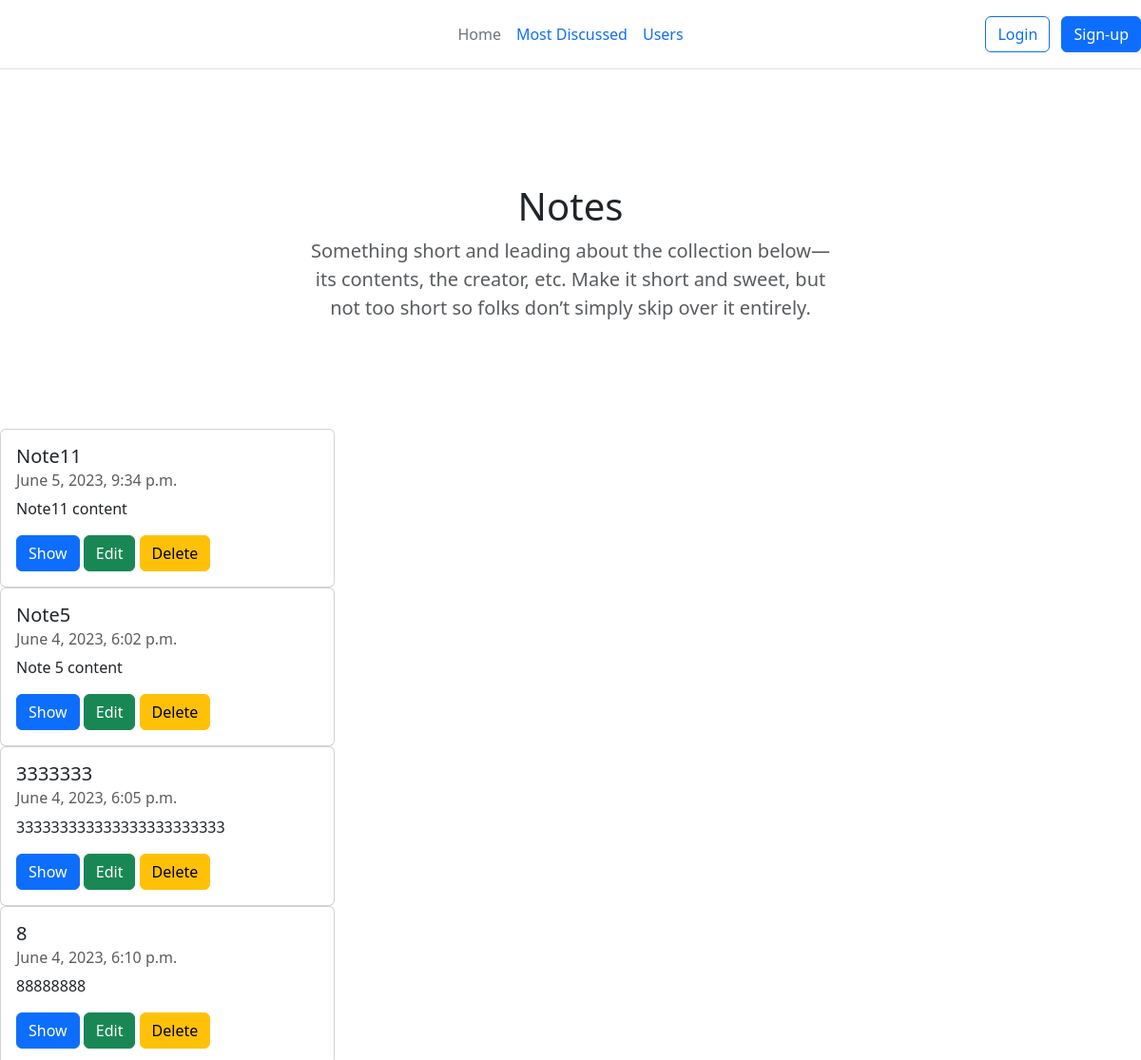
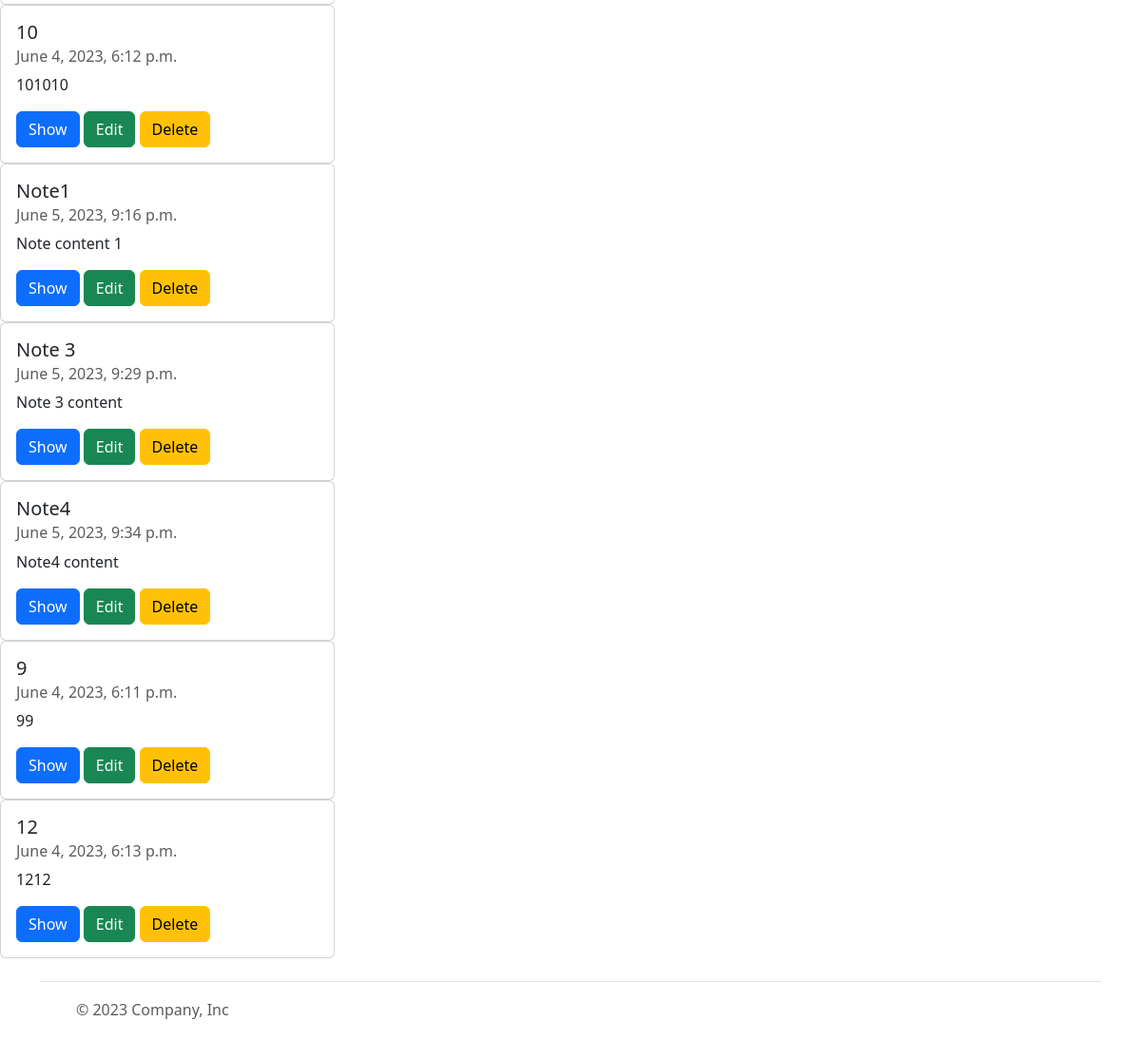
The page / on the database its author committed (2 pictures, top to bottom).
### todolist/models.py (models this page shows, shortened)
class Post(models.Model):
    title = models.CharField(max_length=100)
    created = models.DateTimeField(auto_now_add=True)
    content = models.TextField(max_length=300)
    user = models.ForeignKey("user.User", on_delete=models.CASCADE, related_name="posts")
    tags = models.ManyToManyField(Tag, related_name="posts")

### todolist/cls_views.py (the view)
# urls.py: path('', cls_views.PostList.as_view(), name="home"),
class PostList(View):
    @staticmethod
    def get_queryset():
        qs = Post.objects.annotate(comment_count=Count('comments'))
        return qs
    def get(self, request):
        posts = self.get_queryset()
        return render(request, "todolist/home.html", {"posts": posts})

### templates/todolist/home.html (shortened to what this page needs)
{% extends "todolist/base.html" %}
{% block content %}
    {% for post in posts %}
       <div class="card" style="width: 22rem;">
            <div class="card-body">
                <h5 class="card-title"> {{post.title}} </h5>
                <h6 class="card-subtitle mb-2 text-body-secondary"> {{ post.created }} </h6>
                <p class="card-text"> {{ post.content }} </p>
                <a href="/post/{{ post.id }}/show" class="btn btn-primary" >Show</a>
                <a href="/post/{{ post.id }}/edit" class="btn btn-success">Edit</a>
                <a href="/post/{{ post.id }}/delete" class="btn btn-warning">Delete</a>
            </div>
        </div>
    {% endfor %}
{% endblock %}

### rows shown on the page
Post: title "Note11", created "June 5, 2023, 9:34 p.m.", content "Note11 content"
Post: title "Note5", created "June 4, 2023, 6:02 p.m.", content "Note 5 content"
Post: title "3333333", created "June 4, 2023, 6:05 p.m.", content "333333333333333333333333"
Post: title "8", created "June 4, 2023, 6:10 p.m.", content "88888888"
Post: title "10", created "June 4, 2023, 6:12 p.m.", content "101010"
Post: title "Note1", created "June 5, 2023, 9:16 p.m.", content "Note content 1"
Post: title "Note 3", created "June 5, 2023, 9:29 p.m.", content "Note 3 content"
Post: title "Note4", created "June 5, 2023, 9:34 p.m.", content "Note4 content"
Post: title "9", created "June 4, 2023, 6:11 p.m.", content "99"
Post: title "12", created "June 4, 2023, 6:13 p.m.", content "1212"
